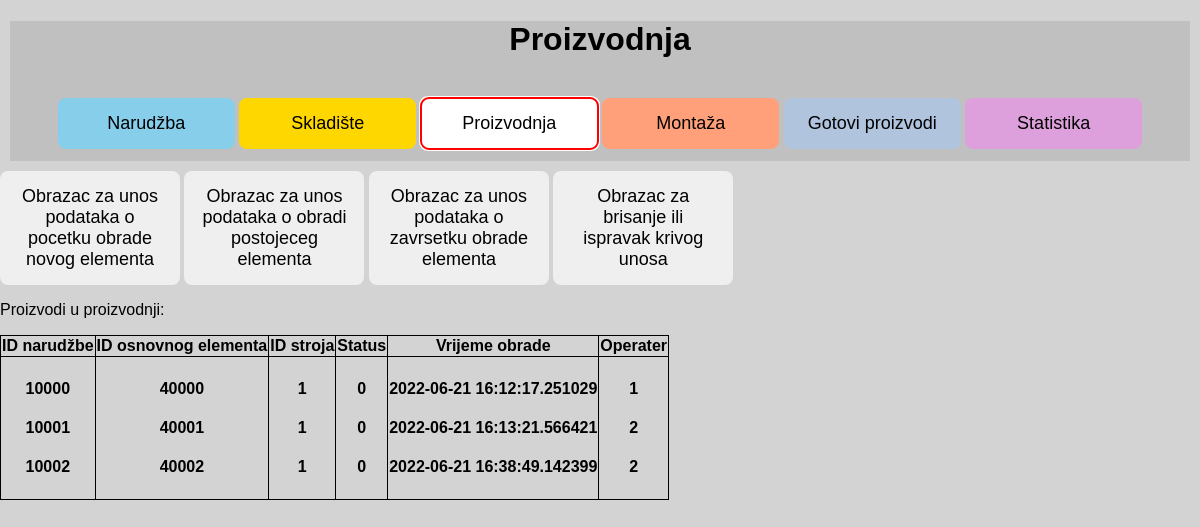
Before: /manufacturing with the older database file.
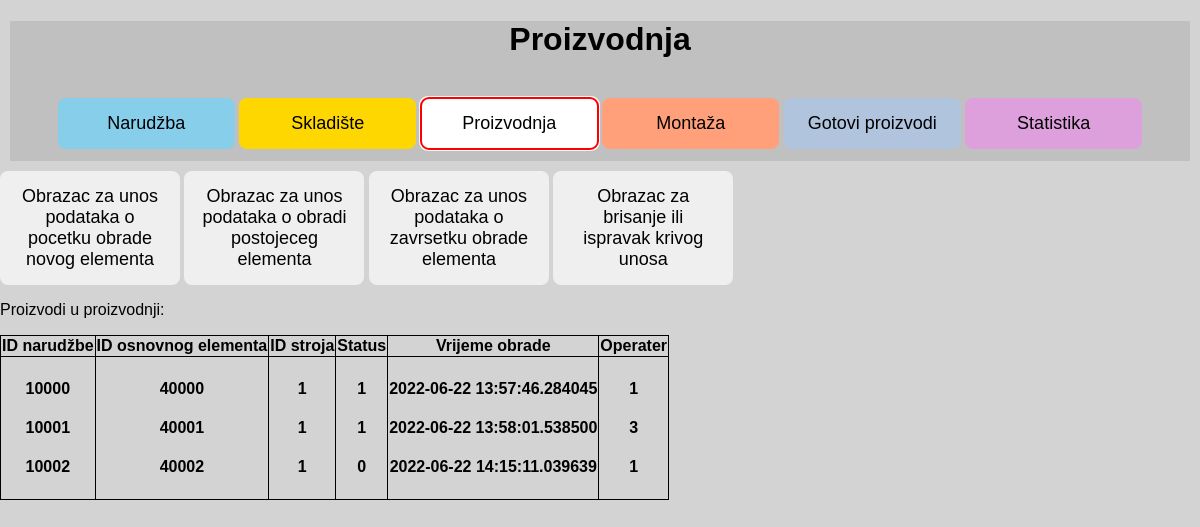
After: the same page with the newer database file.
### app.py (models this page shows, shortened)
class Manufacturing(db.Model):
    __tablename__ = "manufacturing"
    auto_id = db.Column(db.Integer, primary_key=True)
    order_id = db.Column(db.Integer)
    part_id = db.Column(db.Integer)
    machine_id = db.Column(db.Integer)
    manufacturing_status = db.Column(db.String(200))
    manufacturing_time = db.Column(db.DateTime, default=datetime.now)
    manufacturing_worker = db.Column(db.Integer)
    first_time = True

### app.py (the view)
@app.route("/manufacturing")
def manufacturing():
    product = Manufacturing.query.order_by(Manufacturing.part_id)
    return render_template("manufacturing.html", product=product)

### templates/manufacturing.html (shortened to what this page needs)
{% extends 'base.html' %}
{% block head %}
<link rel="stylesheet" href="{{ url_for('static', filename='css/manufacturing.css') }}">
{% endblock %}
{% block body %}
<div class="content">
    <h1 id="Naslov">Proizvodnja</h1>
    <br>
    <button class="btn btn-1" , onclick="window.location.href='/order'">Narudžba</button>
    <button class="btn btn-2" , onclick="window.location.href='/warehouse'">Skladište</button>
    <button class="btn btn-3" , onclick="window.location.href='/manufacturing'">Proizvodnja</button>
    <button class="btn btn-4" , onclick="window.location.href='/installation'">Montaža</button>
    <button class="btn btn-5" , onclick="window.location.href='/finishedproduct'">Gotovi proizvodi</button>
    <button class="btn btn-6" , onclick="window.location.href='/statistic'">Statistika</button>
</div>
<button class="btn" , onclick="window.location.href='/new_manufacturing_form'">Obrazac za unos podataka o
    pocetku obrade novog elementa</button>
<button class="btn" , onclick="window.location.href='/existing_manufacturing_form'">Obrazac za unos podataka o
    obradi postojeceg elementa</button>
<button class="btn" , onclick="window.location.href='/finishing_manufacturing_form'">Obrazac za unos podataka o
    zavrsetku obrade elementa</button>
<button class="btn" , onclick="window.location.href='/update_manufacturing_form'">Obrazac za brisanje ili ispravak
    krivog unosa</button>
<p>Proizvodi u proizvodnji:</p>
<table>
    <tr>
        <th>ID narudžbe</th>
        <th>ID osnovnog elementa</th>
        <th>ID stroja</th>
        <th>Status</th>
        <th>Vrijeme obrade</th>
        <th>Operater</th>
    </tr>
    <tr>
        <th>
            {% for manufacturing in product %}
            <h4>
                {{manufacturing.order_id}}
            </h4>
            {% endfor %}
        </th>
        <th>
            {% for manufacturing in product %}
            <h4>
                {{manufacturing.part_id}}
            </h4>
            {% endfor %}
        </th>
        <th>
            {% for manufacturing in product %}
            <h4>
                {{manufacturing.machine_id}}
            </h4>
            {% endfor %}
        </th>
        <th>
            {% for manufacturing in product %}
            <h4>
                {{manufacturing.manufacturing_status}}
            </h4>
            {% endfor %}
        </th>
        <th>
            {% for manufacturing in product %}
            <h4>
                {{manufacturing.manufacturing_time}}
            </h4>
            {% endfor %}
        </th>
        <th>
            {% for manufacturing in product %}
            <h4>
                {{manufacturing.manufacturing_worker}}
            </h4>
            {% endfor %}
        </th>
    </tr>
</table>
{% endblock %}

Changed rows visible on the page:
changed Manufacturing (number 1 of 3 on the later page): manufacturing_status "0" → "1"; manufacturing_time "2022-06-21 16:12:17.251029" → "2022-06-22 13:57:46.284045"
changed Manufacturing (number 2 of 3 on the later page): manufacturing_status "0" → "1"; manufacturing_time "2022-06-21 16:13:21.566421" → "2022-06-22 13:58:01.538500"; manufacturing_worker "2" → "3"
changed Manufacturing (number 3 of 3 on the later page): manufacturing_time "2022-06-21 16:38:49.142399" → "2022-06-22 14:15:11.039639"; manufacturing_worker "2" → "1"
